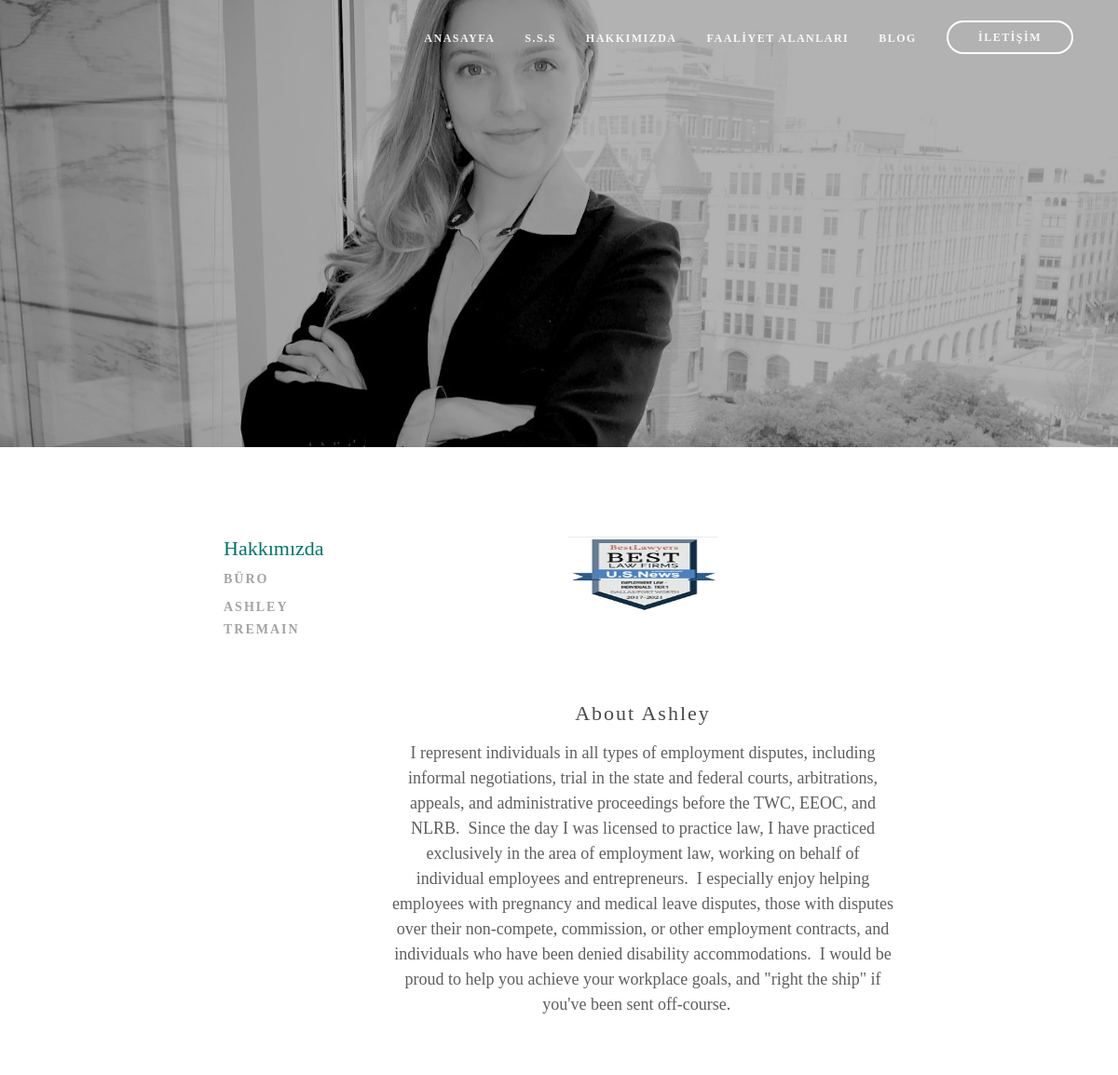
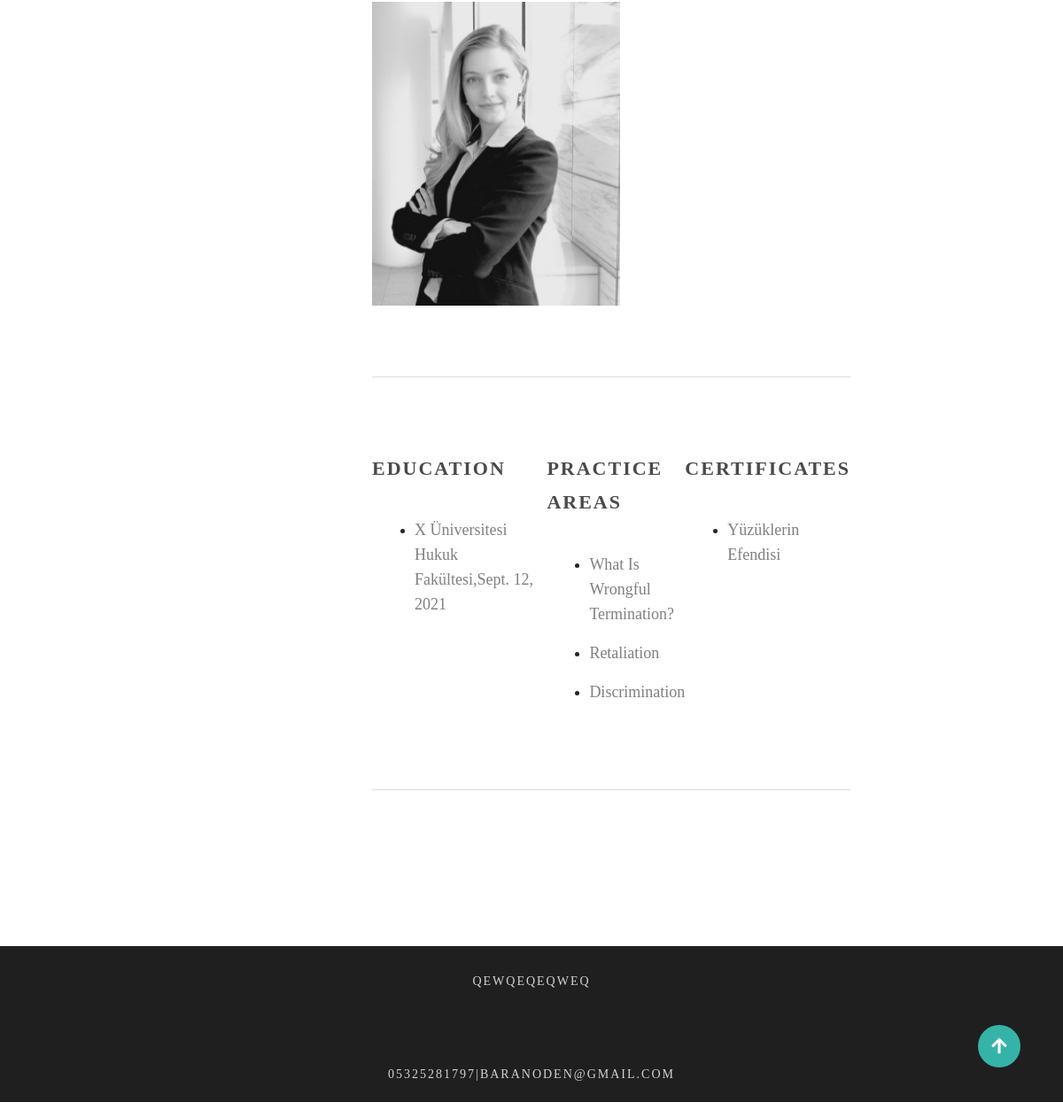
Screenshot of /employee/ashleytremain/detail/ with the database file from the repository (2 pictures, top to bottom).
### employee/models.py (models this page shows, shortened)
class Employee(models.Model):
    name = models.CharField(max_length=255, verbose_name="Name")
    surname = models.CharField(max_length=255, verbose_name="Surname")
    description = RichTextField(verbose_name="Description")
    faculty =  models.CharField(max_length=255, verbose_name="Faculty")
    graduated_date=models.DateField(verbose_name="Graduated Date")
    image = models.ImageField(null=True, blank=True, verbose_name="Employee's Photo")
    areas = models.ManyToManyField(PracticeAreas, verbose_name="Practice Areas")
    certificates = models.ManyToManyField(Certificate,  verbose_name="Employee's Certificates")
    slug = models.SlugField(unique=True, editable=False, max_length=265)
    def get_absolute_url(self):
        return reverse("employee:detail", kwargs={"slug": self.slug})

class Certificate(models.Model):
    title = models.CharField(verbose_name='Certificate Title', max_length = 255)
    image = models.ImageField(null=False, blank=False)

class PracticeAreas(models.Model):
    title = UpperCaseField(max_length = 255)
    desc = RichTextField(verbose_name="Desciption")
    slug = models.SlugField(unique=True, editable=False, max_length=265)
    def get_absolute_url(self):
        return reverse("main:practice_areas", kwargs={"slug": self.slug})
    class Meta:
        verbose_name_plural = "Practice Areas"

### main/models.py (models this page shows, shortened)
class GeneralSettings(models.Model):
    logo = models.ImageField(verbose_name="Logo", null=True, blank=True)
    number=models.CharField(max_length=120, verbose_name="Telefon")
    address=models.CharField(max_length=255, verbose_name="Adres")
    email = models.EmailField(max_length=254, default=None, verbose_name="Email")
    certificates = models.ManyToManyField(Certificate,  verbose_name="Office's Certificates", blank=True)
    about = RichTextField(verbose_name="AboutUs")
    class Meta:
        verbose_name_plural = "Settings"

### employee/views.py (the view)
# urls.py: path('<slug:slug>/detail/', employee_detail, name='detail'),
def employee_detail(request,slug):
    employees = Employee.objects.all()
    employee = get_object_or_404(Employee,slug=slug)
    context = {
        'employee':employee,
        'employees':employees,
    }
    return render(request, 'employee/detail.html',context)

### website/main_context.py (called while the page is built)
def general_data(request):
    context_practice_areas = PracticeAreas.objects.all()
    context_employees = Employee.objects.all()
    settings = GeneralSettings.objects.all()
    context = {
        'context_practice_areas':context_practice_areas,
        'context_employees':context_employees,
        'context_settings':settings,
    }
    return context

### templates/employee/detail.html
{% extends 'partials/base.html' %}
{% block body %}
<div id="lawyer-container" >
    <div id="lawyer-overlay">
        {% include 'partials/header.html' %}
    </div>
</div>
<main id="page">
    <div class="page-content about-page-content">
        <div class="about-aside">
            <ul>
                <li class="about-aside-list-title"> Hakkımızda</li>
                <li class="about-aside-list-item {% if request.path == aboutus %} active {% endif %}"><a
                        href="{% url 'main:aboutus' %}">Büro</a></li>
                {% for employee in employees %}
                <li
                    class="about-aside-list-item {% if request.path == employee.get_absolute_url %} active {% endif %} ">
                    <a href="{{employee.get_absolute_url}}">
                        {{employee.name|add:" "|add:employee.surname|title}}
                    </a>
                </li>
                {% endfor %}
            </ul>
        </div>
        <div class="about-article">
            <div class="lawyer-article-items">
                <div class="lawyer-certificates">
                    {% for certificate in employee.certificates.all %}
                    <img src="{{certificate.image.url}}">
                    {% endfor %}
                </div>
                <div class="lawyer-article-text">
                    <h2>About {{employee.name|title}}</h2>
                    {{employee.description|safe}}
                </div>
                {% if employee.image %}
                <div class="lawyer-thumbnail">
                    <img src="{{employee.image.url}}">
                </div>
                {% endif %}
                <div class="lawyer-hr-cont">
                    <hr class="lawyer-hr">
                </div>
                <div class="education-admissions">
                    <div class="education">
                        <h2><strong>educatıon</strong></h2>
                        <ul>
                            <li>
                                <p>{{employee.faculty}},{{employee.graduated_date}} </p>
                            </li>
                        </ul>
                    </div>
                    <div class="admissions">
                        <h2><strong>practice areas</strong></h2>
                        <ul>
                            {% for area in employee.areas.all %}
                            <li>
                                <p>{{area.title}}</p>
                            </li>
                            {% endfor %}
                        </ul>
                    </div>
                    <div class="certificates">
                        <h2><strong>certificates</strong></h2>
                        <ul>
                            {% for certificate in employee.certificates.all %}
                            <li>
                                <p>{{certificate.title|title}}</p>
                            </li>
                            {% endfor %}
                        </ul>
                    </div>
                </div>
                <div class="lawyer-hr-cont">
                    <hr class="lawyer-hr">
                </div>
            </div>
        </div>
    </div>
</main>
{% endblock %}

### templates/partials/base.html (shortened to what this page needs)
{% load static %}
<!DOCTYPE html>
<html>
    <head>
        <link rel="stylesheet" href="https://stackpath.bootstrapcdn.com/bootstrap/4.4.1/css/bootstrap.min.css">
        <link rel="stylesheet" href="https://cdnjs.cloudflare.com/ajax/libs/font-awesome/5.15.4/css/all.min.css" />
        <link rel="stylesheet" href="{% static 'css/main.css' %}">
    </head>
    <body>
        {% block body %}
        {% endblock  %}
        {% include 'partials/footer.html' %}
        <a class="btntop" href="javascript:void(0)">
            <i class="fas fa-arrow-up"></i>
          </a>
    </body>
</html>

### templates/partials/header.html (shortened to what this page needs)
{% load static %}
<header id="site-header">
    <div id="site-logo">
    </div>
    <div id="site-list-container">
        <div class="site-list-item">
            <a href="{% url 'main:home' %}">ANASAYFA</a>
        </div>
        <div class="site-list-item">
            <a href="{% url 'main:faqs' %}">S.S.S</a>
        </div>
        <div class="site-list-item about-dropdwn">
            <a href="{% url 'main:aboutus' %}">HAKKIMIZDA
            </a>
        </div>
        <div class="site-list-item about-dropdwn">
            <a href="">FAALİYET ALANLARI
            </a>
        </div>
        <div class="site-list-item">
            <a href="{% url 'post:index' %}">BLOG</a>
        </div>
        <div class="site-list-item bordered">
            <a href="{% url 'main:contact' %}">İLETİŞİM</a>
        </div>
    </div>
</header>

### templates/partials/footer.html
<footer>
    <div id="site-info">
      {% for settings in context_settings %}
        <span> {{settings.address}}<br></span>
        <br>
        <span>{{settings.number}}|{{settings.email}}</span>
      {% endfor %}
    </div>
</footer>

### static/css/main.css (style rules this page uses)
* { margin: 0; padding: 0; font-family: adobe-garamond-pro, serif; }
body { transition: .5s; }
ol,ul { list-style:none; }
a { text-decoration: none !important; }
@media (min-width:769px) { .btntop { font-size: 1.25rem; position: fixed; bottom: 3rem; right: 3rem; background-color: #36b3a8; width: 3rem; height: 3rem; display: grid; place-items: center; color:#fff; border-radius: 3rem; visibility: visible; } }
@media (min-width:769px) { #site-header { padding: 1rem 1rem; align-items: center; display: flex; } }
@media (min-width:769px) { #site-logo { width: 10rem; height: 3rem; } }
@media (min-width:769px) { #site-list-container { align-items: center; height: 2rem; margin-left: auto; display: flex; } }
@media (min-width:769px) { .site-list-item { margin-right: 2rem; position: relative; } }
@media (min-width:769px) { .site-list-item ul a { text-transform: uppercase; font-size: 13px; font-weight: 600; letter-spacing: 2px; line-height: 25px; transition: 0.3s ease-in-out; } }
@media (min-width:769px) { .site-list-item a { font-size: 12px; font-style: normal; font-weight: 700; letter-spacing: 1.5px; color:rgba(255,255,255,.9); line-height: 1em; transition: 0.3s ease-in-out; } }
@media (min-width:769px) { .bordered { line-height: 0; padding: 0.6rem 2rem; border: 2px solid #fff; border-radius: 300px; transition: 0.3s ease-in-out; } }
@media (min-width:769px) { main { width: 60%; max-width: 1020px; height: auto; margin: 0 auto; } }
@media (min-width:769px) { .page-content { width: auto; margin-top: 5rem; } }
@media (min-width:769px) { #site-info { background-color:#1f1f1f; text-align: center; height: 11rem; } }
@media (min-width:769px) { #site-info span { text-transform: uppercase; color: rgba(255,255,255,.8); font-size: 14px; font-weight: 400; letter-spacing: 2px; line-height: 80.8px; } }
@media (min-width:769px) { .about-page-content { display: flex; margin-top: 6rem; justify-content: space-between; margin-bottom: 6rem; } }
@media (min-width:769px) { .about-aside-list-title { color: #00746b; font-size: 22px; font-weight: 400; line-height: 26.4px; } }
@media (min-width:769px) { .about-aside-list-item { width: 80%; margin-top: 0.4rem ; } }
@media (min-width:769px) { .about-aside-list-item a { text-transform: uppercase; color: rgba(26,26,26,.4); font-size: 14px; font-weight: 600; letter-spacing: 2px; line-height: 17.5px; } }
@media (min-width:769px) { .active { color: rgb(26, 26, 26) !important; } }
@media (min-width:769px) { .about-aside { text-align: left; } }
@media (min-width:769px) { .about-article { width: 75%; } }
@media (min-width:769px) { .about-article p { margin-top: 1rem; color: rgba(26, 26, 26, 0.7); font-size: 18px; line-height: 30px; font-weight: 400; } }
@media (min-width:769px) { #lawyer-container { width: 100%; height: 30rem; background: url(../img/lawyer1.jpg) no-repeat; background-size: cover; } }
@media (min-width:769px) { #lawyer-overlay { width: 100%; height: 30rem; background-color: rgba(0, 0, 0, 0.3); } }
@media (min-width:769px) { .lawyer-certificates { display: flex; justify-content: space-around; } }
@media (min-width:769px) { .lawyer-certificates img { width: 10rem; height: 5rem; } }
@media (min-width:769px) { .lawyer-article-text { margin-top: 6rem; } }
@media (min-width:769px) { .lawyer-article-text h2 { color: rgb(74, 74, 74); font-size: 22px; line-height: 27px; letter-spacing: 2px; font-weight: 400; text-align: center; } }
@media (min-width:769px) { .lawyer-article-text p { color:rgba(26, 26, 26, 0.7); font-size: 18px; font-weight: 400; line-height: 27px; text-align: center; } }
@media (min-width:769px) { .lawyer-thumbnail { margin-top: 4rem; } }
@media (min-width:769px) { .lawyer-hr { background-color:gainsboro; border: 0 none; color: #1f1f1f; height: 1px; margin-top: 5rem; margin-bottom: 5rem; } }
@media (min-width:769px) { .education-admissions { display: flex; justify-content: space-between; } }
@media (min-width:769px) { .education-admissions strong { color: rgb(74, 74, 74); font-size: 22px; font-weight: 700; line-height: 27px; text-transform: uppercase; letter-spacing: 2px; } }
@media (min-width:769px) { .education-admissions ul { list-style-type: disc; padding-left: 3rem; padding-top: 1rem; } }
@media (min-width:769px) { .education-admissions p { color: rgba(74, 74, 74, 0.7); font-size: 18px; font-weight: 400; line-height: 28px; text-align: left; } }

### rows the page displays
Employee: name|add "ASHLEY TREMAIN", name "Ashley", description "I represent individuals in all types of employment disputes, including informal negotiations, trial in the state and federal courts, arbitrations, appeals, and administrative proceedings before the TWC, EEOC, and NLRB. Since the day I was licensed to practice law, I have practiced exclusively in the area of employment law, working on behalf of individual employees and entrepreneurs. I especially enjoy helping employees with pregnancy and medical leave disputes, those with disputes over their non-compete, commission, or other employment contracts, and individuals who have been denied disability accommodations. I would be proud to help you achieve your workplace goals, and \"right the ship\" if…", image (picture), faculty "X Üniversitesi Hukuk Fakültesi", graduated_date "Sept. 12, 2021"
Certificate: image (picture), title "Yüzüklerin Efendisi"
PracticeAreas: title "What Is Wrongful Termination?"
PracticeAreas: title "Retaliation"
PracticeAreas: title "Discrimination"
GeneralSettings: address "QEWQEQEQWEQ", number "05325281797", email "BARANODEN@GMAIL.COM"
